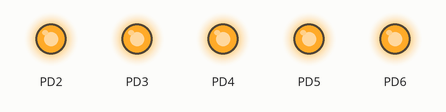
This program was run on a simulated ATmega328P, built with avr-gcc and emulated at 16 MHz. Parts: output pins drawn as LEDs (lit = HIGH). Sleep ends after the set time or at an interrupt.

Above: at 0.1 s.
Timing chart, 0 to 1.6 s (numbered marks = the images above):
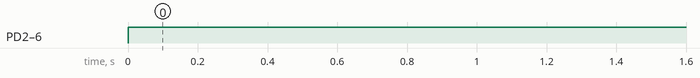

The program:

main.c
```c
#define F_CPU 16000000UL
#include <avr/io.h>
#include <avr/interrupt.h>
#include <util/delay.h>
#include <avr/sleep.h>
#include <avr/wdt.h>

// Configuración de tiempos
#define ACTIVE_MS   3000   // 1 s despierto
#define SLEEP_TICKS 1      // 1 tick de WDT

// LEDs en PD2..PD6
#define LED_DDR   DDRD
#define LED_PORT  PORTD
#define LED_MASK  ((1<<PD2)|(1<<PD3)|(1<<PD4)|(1<<PD5)|(1<<PD6))

volatile uint8_t wdt_ticks = 0;

// ISR WDT: cuenta  ticks  (aprox. 1 s por tick si WDP2|WDP1)
ISR(WDT_vect) {
	if (wdt_ticks < 255) wdt_ticks++;
}

// LEDs siempre encendidos
static inline void leds_setup_on(void){
	LED_DDR  |= LED_MASK;
	LED_PORT |= LED_MASK;
}

// WDT: interrupción aprox. 1 s (WDP2|WDP1)
static void wdt_enable_interrupt_1s(void){
	cli();
	MCUSR &= ~(1<<WDRF);                 // limpia flag WDT reset
	WDTCSR |= (1<<WDCE) | (1<<WDE);      // ventana de cambio
		// WDIE=1 (solo interrupción), WDE=0; prescaler aprox. 1 s => WDP2|WDP1
	WDTCSR = (1<<WDIE) | (1<<WDP2) | (1<<WDP1); // aprox. 1 s
	sei();
}

static void wdt_disable_all(void){
	cli();
	WDTCSR |= (1<<WDCE) | (1<<WDE);
	WDTCSR = 0x00;
	sei();
}

static void sleep_powerdown_ticks(uint8_t ticks){
	wdt_ticks = 0;
	wdt_enable_interrupt_1s();

	set_sleep_mode(SLEEP_MODE_PWR_DOWN);
	while (wdt_ticks < ticks) {
		sleep_enable();
		sei();
		sleep_cpu();   // despierta por WDT
		sleep_disable();
	}

	wdt_disable_all();
}

int main(void){
	leds_setup_on();

	while (1) {
		_delay_ms(ACTIVE_MS);               // CPU despierta, LEDs ON
		sleep_powerdown_ticks(SLEEP_TICKS); // CPU en POWER-DOWN, LEDs ON
	}
}
```

Measured:
- by itself, PD2–6: LOW → HIGH at 0.00 s
